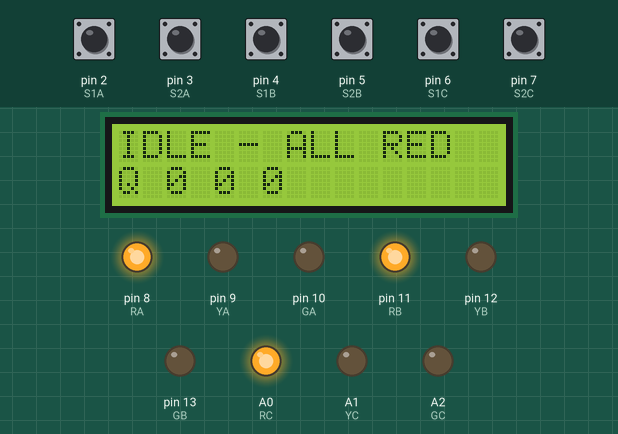
This sketch was run on a simulated Arduino Uno, built with avr-gcc and run on an emulated ATmega328P. On the bench: 16×2 character LCD, output pins drawn as LEDs (lit = HIGH). The test bench sets the inputs (shaded band); at power-on: pin 2 (S1A), pin 3 (S2A), pin 4 (S1B), pin 5 (S2B), pin 6 (S1C), pin 7 (S2C) HIGH.

Above: at 3.2 s.
3.3 s: pin 2 (S1A) pulled LOW for 0.15 s
At 4.1 s:
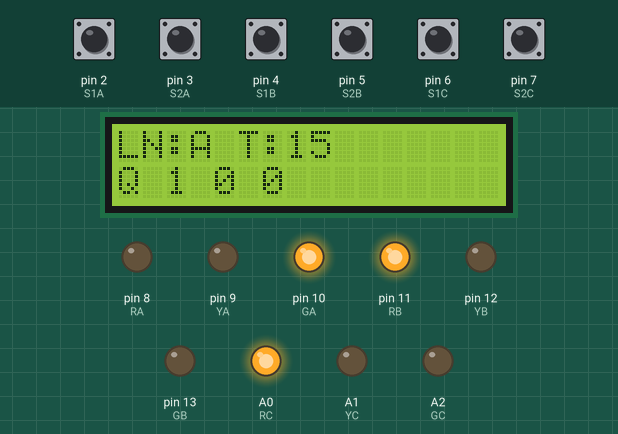
6.4 s: pin 4 (S1B) pulled LOW for 1 s
At 8.1 s:
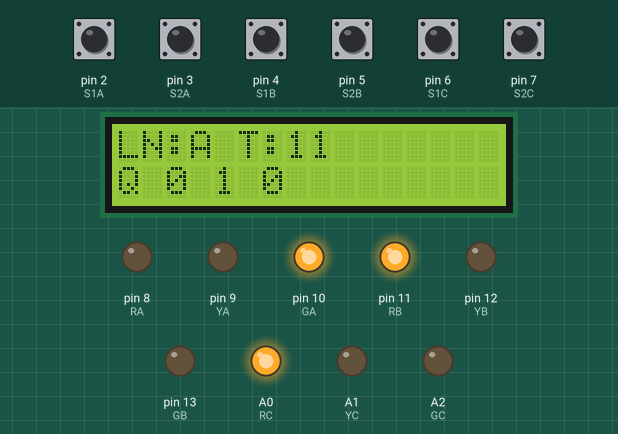
9.8 s: pin 6 (S1C) pulled LOW for 1 s
At 10.7 s:
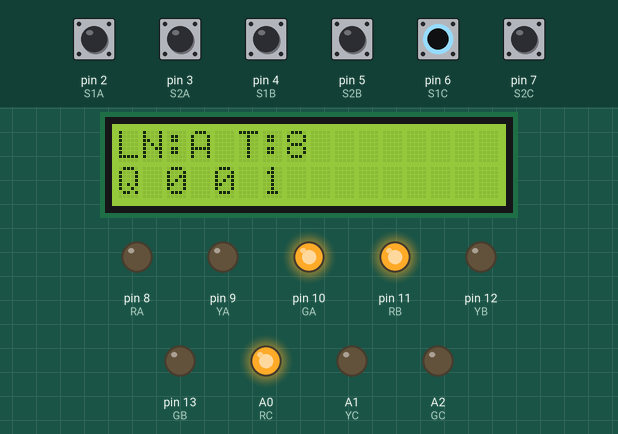
12.8 s: pin 2 (S1A) pulled LOW for 1 s
At 14.1 s:
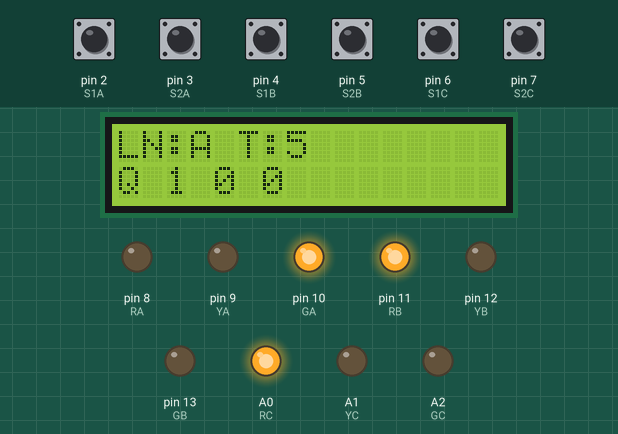
15.8 s: pin 4 (S1B) pulled LOW for 1 s
At 17.1 s:
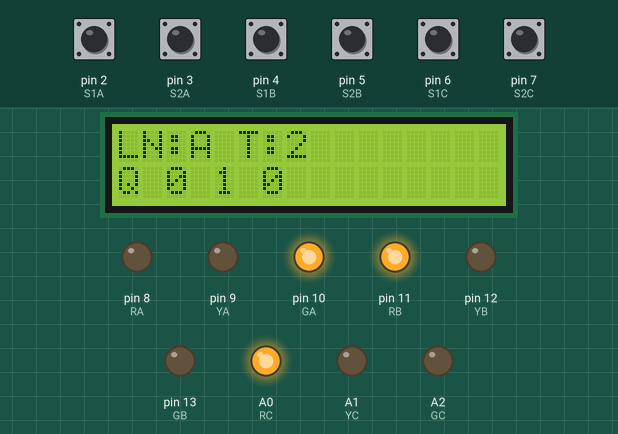
19.8 s: pin 6 (S1C) pulled LOW for 1 s
At 20.7 s:
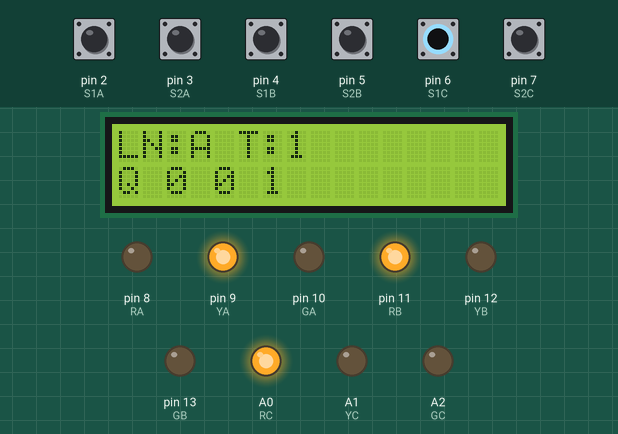
Timing chart, 0 to 22.8 s (numbered marks = the images above; inputs shaded):
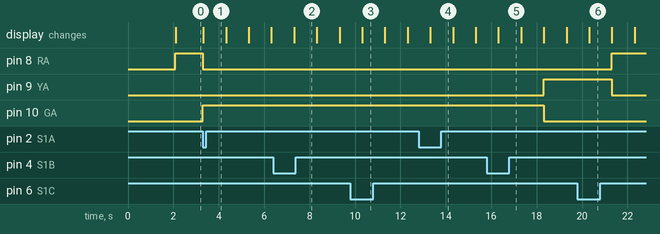

The sketch:

traffic_control.ino
```cpp
#include <Wire.h>
#include <LiquidCrystal_I2C.h>

LiquidCrystal_I2C lcd(0x27,16,2);

// -------- SENSOR PINS --------
const int S1A=2, S2A=3;
const int S1B=4, S2B=5;
const int S1C=6, S2C=7;

// -------- LED PINS --------
const int RA=8, YA=9, GA=10;
const int RB=11, YB=12, GB=13;
const int RC=A0, YC=A1, GC=A2;

// -------- SYSTEM VARIABLES --------
int qA=0,qB=0,qC=0;

int countA=0,countB=0,countC=0;
float arrA=0,arrB=0,arrC=0;

// REAL-TIME WAIT TRACKERS
unsigned long arrivalTimeA = 0;
unsigned long arrivalTimeB = 0;
unsigned long arrivalTimeC = 0;

bool prevS2A=HIGH;
bool prevS2B=HIGH;
bool prevS2C=HIGH;

unsigned long lastArrivalCalc=0;
unsigned long lastSecond=0;

// Debouncing variables
unsigned long lastDebounceA = 0;
unsigned long lastDebounceB = 0;
unsigned long lastDebounceC = 0;

// -------- SIGNAL STATE MACHINE --------
enum State {GREEN, YELLOW, ALLRED, IDLE};
State signalState = IDLE;

int activeLane = 0;
int nextLane = 1;

int greenTime=0;
int timeLeft=0;

// -------- RESET LIGHTS --------
void resetLights()
{
  digitalWrite(RA,LOW); digitalWrite(YA,LOW); digitalWrite(GA,LOW);
  digitalWrite(RB,LOW); digitalWrite(YB,LOW); digitalWrite(GB,LOW);
  digitalWrite(RC,LOW); digitalWrite(YC,LOW); digitalWrite(GC,LOW);
}

// -------- QUEUE DETECTION & REAL-TIME TIMESTAMPING --------
void updateQueues()
{
  int s1a=digitalRead(S1A); int s2a=digitalRead(S2A);
  int s1b=digitalRead(S1B); int s2b=digitalRead(S2B);
  int s1c=digitalRead(S1C); int s2c=digitalRead(S2C);

  int prevQa = qA;
  int prevQb = qB;
  int prevQc = qC;

  if(s1a==HIGH && s2a==HIGH) qA=0;
  else if(s1a==LOW && s2a==HIGH) qA=1;
  else if(s1a==LOW && s2a==LOW) qA=2;

  if(s1b==HIGH && s2b==HIGH) qB=0;
  else if(s1b==LOW && s2b==HIGH) qB=1;
  else if(s1b==LOW && s2b==LOW) qB=2;

  if(s1c==HIGH && s2c==HIGH) qC=0;
  else if(s1c==LOW && s2c==HIGH) qC=1;
  else if(s1c==LOW && s2c==LOW) qC=2;

  if (prevQa == 0 && qA > 0) arrivalTimeA = millis();
  if (prevQb == 0 && qB > 0) arrivalTimeB = millis();
  if (prevQc == 0 && qC > 0) arrivalTimeC = millis();

  if (qA == 0) arrivalTimeA = 0;
  if (qB == 0) arrivalTimeB = 0;
  if (qC == 0) arrivalTimeC = 0;
}

// -------- ARRIVAL COUNT (Debounced) --------
void updateArrivalCounters()
{
  int s2a=digitalRead(S2A); int s2b=digitalRead(S2B); int s2c=digitalRead(S2C);

  if(prevS2A==HIGH && s2a==LOW && (millis() - lastDebounceA > 200)) { countA++; lastDebounceA = millis(); }
  if(prevS2B==HIGH && s2b==LOW && (millis() - lastDebounceB > 200)) { countB++; lastDebounceB = millis(); }
  if(prevS2C==HIGH && s2c==LOW && (millis() - lastDebounceC > 200)) { countC++; lastDebounceC = millis(); }

  prevS2A=s2a; prevS2B=s2b; prevS2C=s2c;
}

// -------- ARRIVAL RATE --------
void calculateArrivalRate()
{
  if(millis()-lastArrivalCalc >= 10000)
  {
    arrA = countA/10.0; arrB = countB/10.0; arrC = countC/10.0;
    countA=0; countB=0; countC=0;
    lastArrivalCalc = millis();
  }
}

// -------- GET REAL-TIME WAIT SECONDS --------
int getWaitTime(int lane)
{
  unsigned long arrTime = (lane==1) ? arrivalTimeA : (lane==2) ? arrivalTimeB : arrivalTimeC;
  int q = (lane==1) ? qA : (lane==2) ? qB : qC;

  if (q == 0 || arrTime == 0) return 0;
  if (lane == activeLane) return 0;

  return (millis() - arrTime) / 1000;
}

// -------- PRIORITY SCORES (MODIFIED WEIGHT) --------
const float WAIT_WEIGHT = 2.0;

float scoreA(){ return (qA*5) + (arrA*2) + (getWaitTime(1) * WAIT_WEIGHT); }
float scoreB(){ return (qB*5) + (arrB*2) + (getWaitTime(2) * WAIT_WEIGHT); }
float scoreC(){ return (qC*5) + (arrC*2) + (getWaitTime(3) * WAIT_WEIGHT); }

// -------- LANE SELECTION --------
void chooseLane()
{
  // FIX 1: Ignore lingering arrival rates if the physical queues are 0.
  // Instantly go to IDLE if no cars are waiting.
  if (qA == 0 && qB == 0 && qC == 0) {
    activeLane = 0;
    timeLeft = 0;
    return;
  }

  float pA=scoreA();
  float pB=scoreB();
  float pC=scoreC();

  // FIX 2: Strictly disqualify any lane with a 0 queue.
  // This prevents ghost arrival data from triggering a green light.
  if(qA==0) pA=-1;
  if(qB==0) pB=-1;
  if(qC==0) pC=-1;

  activeLane = 1;
  float maxScore = pA;

  if (pB > maxScore) { maxScore = pB; activeLane = 2; }
  if (pC > maxScore) { maxScore = pC; activeLane = 3; }

  if (maxScore == -1) {
    activeLane = 0;
    return;
  }

  int q = (activeLane==1 ? qA : activeLane==2 ? qB : qC);
  greenTime = 10 + q*5;
  timeLeft = greenTime;
}

// -------- LED CONTROL --------
void setGreen(int lane)
{
  resetLights();
  if(lane==1){ digitalWrite(GA,HIGH); digitalWrite(RB,HIGH); digitalWrite(RC,HIGH);}
  if(lane==2){ digitalWrite(GB,HIGH); digitalWrite(RA,HIGH); digitalWrite(RC,HIGH);}
  if(lane==3){ digitalWrite(GC,HIGH); digitalWrite(RA,HIGH); digitalWrite(RB,HIGH);}
}

void setYellow(int lane)
{
  resetLights();
  if(lane==1){ digitalWrite(YA,HIGH); digitalWrite(RB,HIGH); digitalWrite(RC,HIGH);}
  if(lane==2){ digitalWrite(YB,HIGH); digitalWrite(RA,HIGH); digitalWrite(RC,HIGH);}
  if(lane==3){ digitalWrite(YC,HIGH); digitalWrite(RA,HIGH); digitalWrite(RB,HIGH);}
}

void setAllRed()
{
  resetLights();
  digitalWrite(RA,HIGH); digitalWrite(RB,HIGH); digitalWrite(RC,HIGH);
}

// -------- LCD DISPLAY --------
void updateLCD()
{
  lcd.clear();
  lcd.setCursor(0,0);

  if (activeLane == 0) {
    lcd.print("IDLE - ALL RED");
  } else {
    lcd.print("LN:"); lcd.print((activeLane==1?'A':activeLane==2?'B':'C'));
    lcd.print(" T:"); lcd.print(timeLeft);
  }

  lcd.setCursor(0,1);
  lcd.print("Q "); lcd.print(qA); lcd.print(" "); lcd.print(qB); lcd.print(" "); lcd.print(qC);
}

// -------- SETUP --------
void setup()
{
  pinMode(S1A,INPUT_PULLUP); pinMode(S2A,INPUT_PULLUP);
  pinMode(S1B,INPUT_PULLUP); pinMode(S2B,INPUT_PULLUP);
  pinMode(S1C,INPUT_PULLUP); pinMode(S2C,INPUT_PULLUP);

  pinMode(RA,OUTPUT); pinMode(YA,OUTPUT); pinMode(GA,OUTPUT);
  pinMode(RB,OUTPUT); pinMode(YB,OUTPUT); pinMode(GB,OUTPUT);
  pinMode(RC,OUTPUT); pinMode(YC,OUTPUT); pinMode(GC,OUTPUT);

  lcd.init(); lcd.backlight();
  lcd.print("SMART TRAFFIC"); delay(2000);

  signalState = IDLE;
  setAllRed();
}

// -------- MAIN LOOP --------
void loop()
{
  updateQueues();
  updateArrivalCounters();
  calculateArrivalRate();

  if (signalState == IDLE) {
    chooseLane();

    if (activeLane != 0) {
        signalState = GREEN;
        setGreen(activeLane);

        if (activeLane == 1) arrivalTimeA = millis();
        if (activeLane == 2) arrivalTimeB = millis();
        if (activeLane == 3) arrivalTimeC = millis();

        lastSecond = millis();
        updateLCD();
    } else {
        if (millis() - lastSecond >= 1000) {
            lastSecond = millis();
            updateLCD();
        }
    }
  }
  else {
    if(millis() - lastSecond >= 1000)
    {
      lastSecond = millis();
      timeLeft--;
      updateLCD();

      if(timeLeft <= 0)
      {
        if(signalState == GREEN)
        {
          signalState = YELLOW;
          timeLeft = 3;
          setYellow(activeLane);
        }
        else if(signalState == YELLOW)
        {
          signalState = ALLRED;
          timeLeft = 2;
          setAllRed();
        }
        else if(signalState == ALLRED)
        {
          int oldLane = activeLane;

          chooseLane();

          if (activeLane == 0) {
              signalState = IDLE;
              setAllRed();
          }
          else {
              signalState = GREEN;
              setGreen(activeLane);

              if (oldLane == 1) arrivalTimeA = millis();
              if (oldLane == 2) arrivalTimeB = millis();
              if (oldLane == 3) arrivalTimeC = millis();

              if (activeLane == 1) arrivalTimeA = millis();
              if (activeLane == 2) arrivalTimeB = millis();
              if (activeLane == 3) arrivalTimeC = millis();
          }
        }
      }
    }
  }
}
```

Measured:
- after the input at 3.3 s, pin 8 (RA): HIGH → LOW at once; pin 10 (GA): LOW → HIGH at once; the display: changes at once (image 1)
